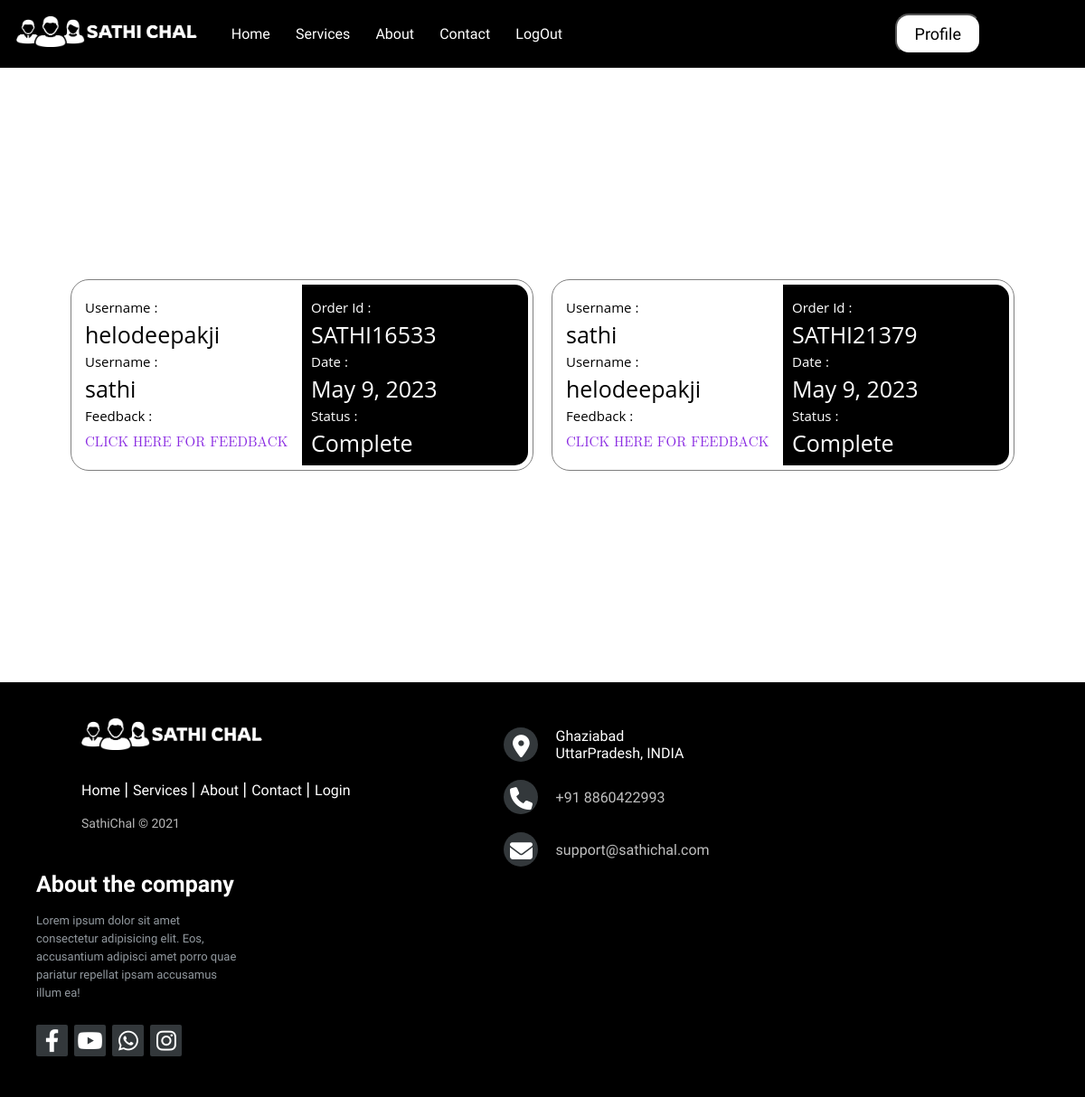
/order (signed in), run on an earlier commit of the app's database.
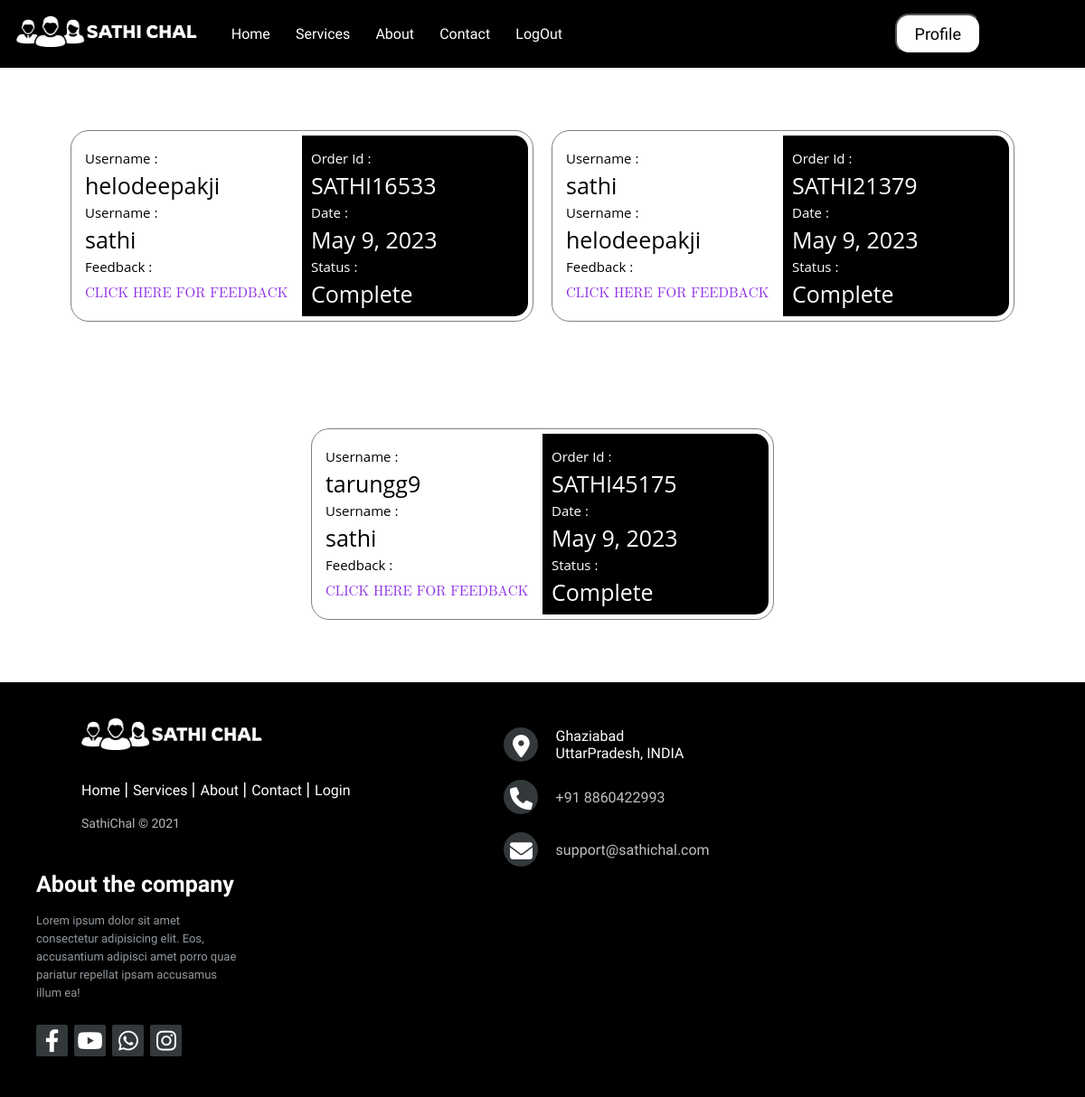
And on a later commit of the database.
### routing/models.py (models this page shows, shortened)
class group(models.Model):
    user = models.CharField(max_length=100)
    status = models.CharField(max_length=1,choices = STATUS_FIElD)
    sathi_id = models.CharField(max_length=10, default="")
    is_feedback = models.BooleanField(default=False)
    group_name = models.CharField(max_length=100)
    date = models.DateField(auto_now_add=True)
    time = models.TimeField(auto_now_add=True)
    user_verification_number = models.CharField(max_length=10, default="")

### home/views.py (the view)
# urls.py: path('order', views.order, name='order'),
def order(request):
    username = request.user.username
    sathi_ids = group.objects.filter(user = username, status = 'I') # change it to C for production
    groups = []
    for sathi_id in sathi_ids:
        temp_groups = group.objects.filter(sathi_id = sathi_id.sathi_id, status = 'I') # change it to C for production
        split_group_name = sathi_id.group_name.split('_')
        src_lat = split_group_name[1]+'.'+split_group_name[2]
        src_long = split_group_name[3]+'.'+split_group_name[4]
        dest_lat = split_group_name[5]+'.'+split_group_name[6]
        dest_long = split_group_name[7]+'.'+split_group_name[8]
        user_list = []
        for temp_group in temp_groups:
            user_name = temp_group.user
            user_list.append(user_name)
        temp = {
            'sathi_id': sathi_id.sathi_id,
            'is_feedback': sathi_id.is_feedback,
            'users': user_list,
            'location':{
                'src_lat': src_lat,
                'src_long': src_long,
                'dest_lat': dest_lat,
                'dest_long': dest_long,
            },
            'date': sathi_id.date,
        }
        groups.append(temp)
    print(groups)
    context = {'groups': groups}
    return render(request,"order.html",context)

### templates/order.html (shortened to what this page needs)
<!DOCTYPE html>
<html lang="en">
<head>
    <link rel="stylesheet" href="https://cdnjs.cloudflare.com/ajax/libs/font-awesome/6.2.1/css/all.min.css" />
</head>
<body>
    {%include "layout/navbar.html"%}
    <div class="main">
    {% if groups %}
       {% for group in groups %}
       <a href="feedback/{{group.sathi_id}}">
        <div class="card">
            <div class="userlist">
                {% for user in group.users %}
                    <div class="user"> <span>Username : </span> {{user}}</div>
                {% endfor %}
                {% if group.is_feedback %}
                    <div class="feedback"><span>Feedback : </span> <p style="color: #00a10c;">Thank you for feedback</p></div>
                {% else %}
                    <div class="feedback"><span>Feedback : </span> <p style="color: blueviolet">Click here for feedback</p></div>
                {% endif %}
            </div>
            <div class="datalist">
                <div class="sathid"> <span>Order Id : </span> {{group.sathi_id}}</div>
                <div class="date"> <span>Date : </span> {{group.date}}</div>
                <div class="status"> <span>Status : </span> Complete </div>
            </div>
        </div>
        </a>
       {% endfor %}
    {% else %}
        <div class="error">
            There is no any Order. Please Contact Us.
        </div>
    {% endif %}
        </div>
    {%include "layout/footer.html"%}
</body>
</html>

### templates/layout/navbar.html (shortened to what this page needs)
{% load static %}
<nav>
    <div class="utn">
        <div class="logo">
            <img src="{% static 'images/sathichal.png' %}" width="200px" alt="">
        </div>
        <div class="nav" id="nav">
            <a href="/">Home</a>
            <a href="">Services</a>
            <a href="">About</a>
            <a href="/contact">Contact</a>
            {% if user.is_authenticated %}
            <a href="/logout">LogOut</a>
            {% else %}
            <a href="/login">Login</a>
            {% endif %}
        </div>
    </div>
    <div class="dtn">
        {% if user.is_authenticated %}
        <a href="/profile"><button> Profile </button></a>
        {% else %}
        <a href="/signup"><button> Get started </button></a>
        {% endif %}
    </div>
</nav>

### templates/layout/footer.html (shortened to what this page needs)
{% load static %}
<footer class="footer-distributed">
    <div class="footer-left">
        <img src="{% static 'images/sathichal.png' %}" width="200px" alt="">
        <p class="footer-links">
            <a href="/" class="link-1">Home</a>
            <a href="/searchresult">Services</a>
            <a href="/about">About</a>
            <a href="/contact">Contact</a>
            <a href="/login">Login</a>
        </p>
        <p class="footer-company-name"> SathiChal © 2021</p>
    </div>
    <div class="footer-center">
        <div class="loca">
            <i class="fas fa-map-marker-alt"></i>
            <p>Ghaziabad <br> UttarPradesh, INDIA</p>
        </div>
        <div class="loca">
            <i class="fas fa-phone"></i>
            <p> <a href="tel: +918860422993"> +91 8860422993 </a> </p>
        </div>
        <div class="loca">
            <i class="fas fa-envelope"></i>
            <p><a href="mailto:support@sathichal.com">support@sathichal.com</a></p>
        </div>
    </div>
    <div class="footer-right">
        <p class="footer-company-about">
            <span>About the company</span>
            Lorem ipsum dolor sit amet consectetur adipisicing elit. Eos, accusantium adipisci amet porro quae pariatur repellat ipsam accusamus illum ea!
        </p>
        <div class="footer-icons">
            <a href="#"><i class="fab fa-facebook-f"></i></a>
            <a href="https://www.youtube.com/@nxttourindia"><i class="fab fa-youtube"></i></a>
            <a href="https://api.whatsapp.com/send/?phone=918860422993&text=I am intrested to travel"><i
                    class="fab fa-whatsapp"></i></a>
            <a href="https://www.instagram.com/nxttour.in/"><i class="fab fa-instagram"></i></a>
        </div>
    </div>
</footer>

### templates/order.html (style rules this page uses)
a { text-decoration: none; color: black; }
.main { min-height: 80vh; padding: 20px; display: flex; align-items: center; justify-content: center; flex-wrap: wrap; gap: 20px; }
.card { width: 500px; border: 1px solid gray; height: 200px; display: flex; border-radius: 20px; padding: 5px; cursor: pointer; }
.card .userlist { width: 50%; line-height: 30px; font-size: 25px; padding: 10px; }
.card .datalist { width: 50%; line-height: 30px; font-size: 25px; background: black; color: white; padding: 10px; border-radius: 0 15px 15px 0; }
span { width: 100%; display: block; font-size: 15px; }
.feedback p { width: 100%; font-size: 15px; text-transform: uppercase; font-family: math; font-weight: 600; }

### templates/layout/navbar.html (style rules this page uses)
* { margin: 0; padding: 0; }
nav { background: black; padding: 15px; display: flex; align-items: center; justify-content: space-around; }
nav .utn { width: 60%; display: flex; align-items: center; justify-content: space-around; }
nav .utn .logo img { width: 200px; }
nav .utn .nav { margin: 0 20px; transition: all 0.3s ease; }
nav .dtn { width: 40%; display: flex; justify-content: flex-end; margin-right: 100px; align-items: center; }
nav .utn a { text-decoration: none; color: white; margin: 5px; padding: 5px; border: 2px solid black; font-family: "Ubuntu", sans-serif; }
nav .dtn button { background: white; padding: 10px 20px; border-radius: 15px; font-size: 18px; font-family: "Ubuntu", sans-serif; cursor: pointer; }

### templates/layout/footer.html (style rules this page uses)
* { font-family: Open Sans; margin: 0; padding: 0; }
.footer-distributed { background: rgb(0, 0, 0); box-shadow: 0 1px 1px 0 rgba(0, 0, 0, 0.12); box-sizing: border-box; width: 100%; padding: 40px; text-align: left; font: bold 16px sans-serif; }
.footer-distributed .footer-left, .footer-distributed .footer-center, .footer-distributed .footer-right { display: inline-block; vertical-align: top; }
.footer-distributed .footer-left { width: 40%; padding-left: 50px; }
.footer-distributed .footer-links { color: #ffffff; margin: 20px 0 12px; padding: 0; }
.footer-distributed .footer-links a { display: inline-block; line-height: 1.8; font-weight: 400; text-decoration: none; color: inherit; font-family: 'Ubuntu', sans-serif; }
.footer-distributed .footer-company-name { color: #b6b6b6; font-size: 14px; font-weight: normal; margin: 0; font-family: 'Ubuntu', sans-serif; }
.footer-distributed .footer-center { width: 35%; }
.footer-distributed .footer-center i { background-color: #33383b; color: #ffffff; font-size: 25px; width: 38px; cursor: pointer; height: 38px; border-radius: 50%; text-align: center; line-height: 42px; margin: 10px 15px; vertical-align: middle; }
.footer-distributed .footer-center p { display: inline-block; color: #ffffff; font-weight: 400; vertical-align: middle; margin: 0; font-family: 'Ubuntu', sans-serif; }
.footer-distributed .footer-center p a { color: silver; text-decoration: none; font-family: 'Ubuntu', sans-serif; }
.footer-distributed .footer-links a:before { content: "|"; font-weight: 300; font-size: 20px; left: 0; color: #fff; display: inline-block; padding-right: 5px; }
.footer-distributed .footer-links .link-1:before { content: none; }
.footer-distributed .footer-right { width: 20%; }
.footer-distributed .footer-company-about { line-height: 20px; color: #92999f; font-size: 13px; font-weight: normal; margin: 0; font-family: 'Ubuntu', sans-serif; }
.footer-distributed .footer-company-about span { display: block; color: #ffffff; font-size: 25px; font-weight: bold; margin-bottom: 20px; font-family: 'Ubuntu', sans-serif; }
.footer-distributed .footer-icons { margin-top: 25px; }
.footer-distributed .footer-icons a { display: inline-block; width: 35px; height: 35px; cursor: pointer; background-color: #33383b; border-radius: 2px; font-size: 25px; color: #ffffff; text-align: center; line-height: 35px; margin-right: 3px; margin-bottom: 5px; font-weight: 100; }

What changed in the data, as far as the page shows it:
now on this page (row edited): group: users "tarungg9"
now on this page (row edited): group: users "sathi", sathi_id "SATHI45175", date "May 9, 2023"
Also different on the page:
new list line: "Username : Username : Feedback : CLICK HERE FOR FEEDBACK Order Id : Date : Status : Complete"
